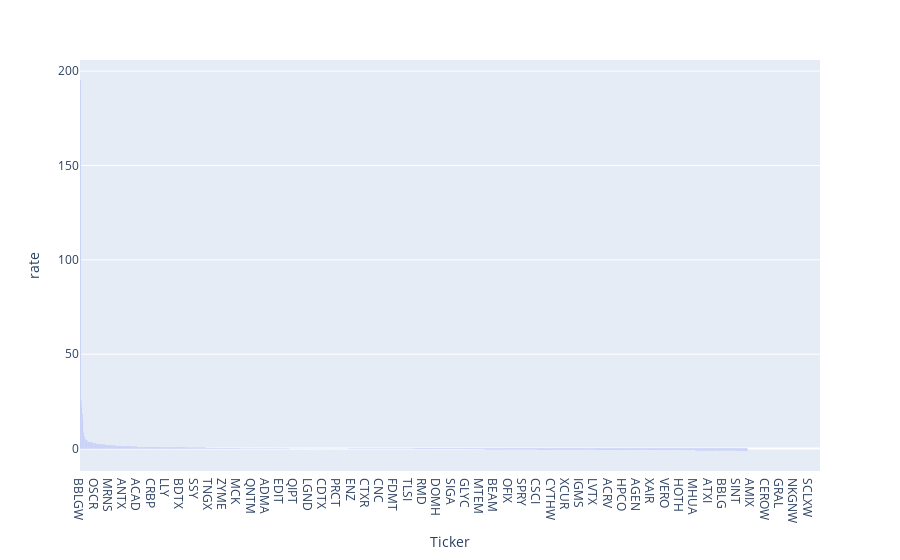

Notebook cell for this chart:
### Code cell
fig = px.bar(stocks_, y='rate', x='Ticker')
fig.show()

### Figure 1 — Plotly figure (JSON) as saved in the notebook; plotly's stock layout.template omitted (floating-point values rounded to 4 significant figures; data arrays with more than 128 entries replaced by an {"elided": "..."} marker saying what was removed)
{"data": [{"alignmentgroup": "True", "hovertemplate": "Ticker=%{x}<br>rate=%{y}<extra></extra>", "legendgroup": "", "marker": {"color": "#636efa", "pattern": {"shape": ""}}, "name": "", "offsetgroup": "", "orientation": "v", "showlegend": false, "textposition": "auto", "type": "bar", "x": {"elided": "1192 str values"}, "xaxis": "x", "y": {"elided": "1192 float values"}, "yaxis": "y"}], "layout": {"barmode": "relative", "legend": {"tracegroupgap": 0}, "margin": {"t": 60}, "xaxis": {"anchor": "y", "domain": [0, 1], "title": {"text": "Ticker"}}, "yaxis": {"anchor": "x", "domain": [0, 1], "title": {"text": "rate"}}}}
